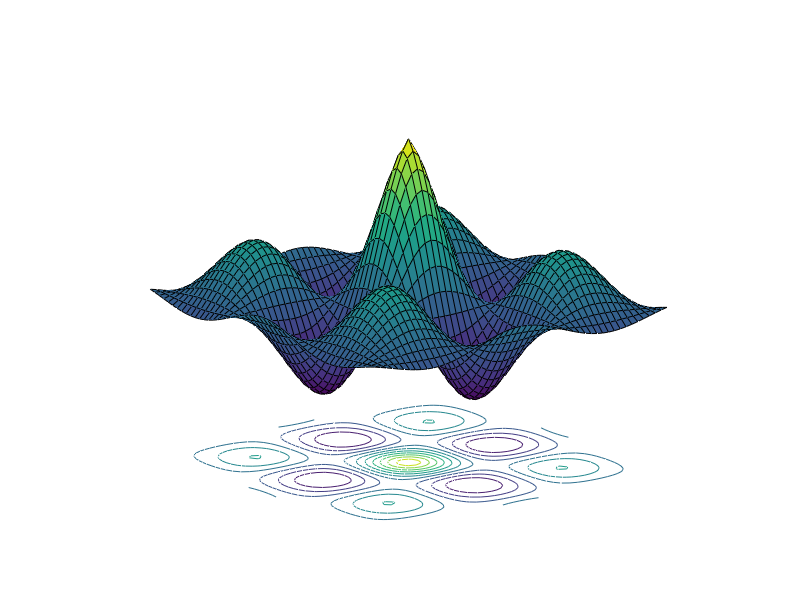

Write the MATLAB code that produced this figure.
% z = cos(x) cos(y) e^-sqrt((x^2+y^2)/4)
%   |x|<=5 , |y|<=5

u = -5:.2:5 ;
[X,Y] = meshgrid(u, u) ;
Z = cos(X).*cos(Y).*... 
    exp(-sqrt(X.^2+Y.^2)/4) ;
surfc(Z)
view(-37.5,20)
axis('off')